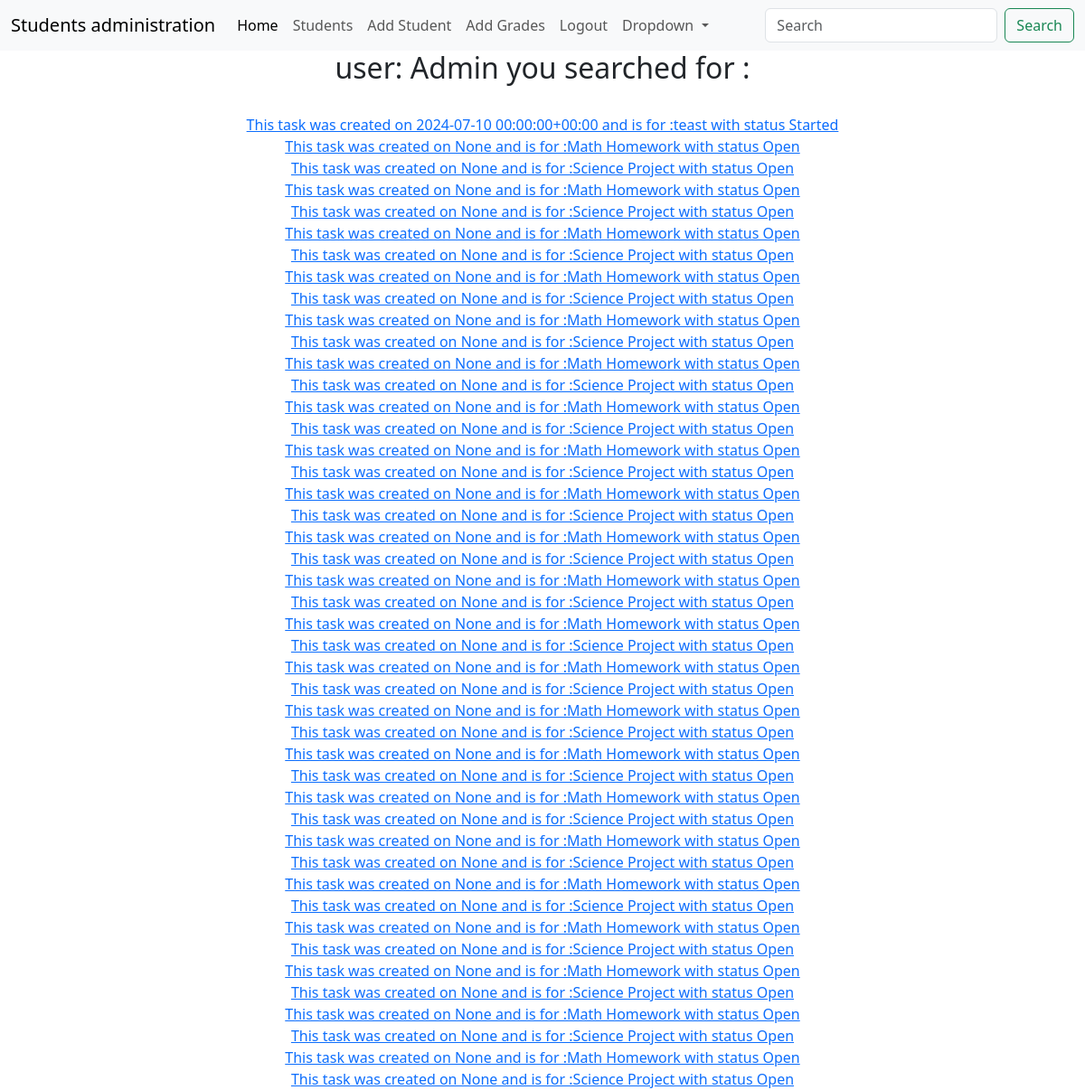
The app's page /students/list_tasks/2 (signed in) with its own data.
### students/models.py (models this page shows)
class Tasks(models.Model):
    student = models.ForeignKey("Student",on_delete=models.SET_NULL,null=True,blank=True)
    tsk_due_date = models.DateTimeField(null=True,blank=True)
    subject = models.TextField(max_length=100)
    SUBJECT_STATUSES = (
        ('s','Started'),
        ('t',"On Track"),
        ('b',"Behind"),
        ('o','Open'),
        ('c',"Closed")
    )
    status = models.CharField(max_length=1,choices=SUBJECT_STATUSES,blank=True,default='o')
    start_date = models.DateTimeField(null=True,blank=True)
    close_date = models.DateTimeField(null=True,blank=True)
    def __str__(self):
        return f'This task was created on {self.start_date} and is for :{self.subject} with status {self.get_status_display()}'

### students/views.py (the view)
# urls.py: path("list_tasks/<int:pk>", views.TaskListView.as_view(), name="list_tasks"),
class TaskListView(ListView):
    model = Tasks
    success_url = reverse_lazy("students:thankyou")
    def get_queryset(self) :
        pk = self.kwargs.get('pk')
        if pk is None :
            raise ValueError("pk is missing from URL parameters")
        return Tasks.objects.filter(student_id=pk)
    def get_context_data(self, **kwargs) :
        context = super().get_context_data(**kwargs)
        pk = self.kwargs.get('pk')
        if pk is None :
            raise ValueError("pk is missing from URL parameters")
        context['student'] = get_object_or_404(Student, pk=pk)
        return context

### students/templates/students/tasks_list.html
{% extends 'base.html' %}
{% block content %}
{% if user.is_authenticated %}
<center>
    {% if object_list %}
    <h2> user:  {{user.get_username}}  you searched for :  {{searched}} </h2>
    <br>
    {% for student in object_list %}
        <a href="{% url 'students:tasks_detail' student.id  %}" >{{student}} </a> <br>
    {% endfor %}
    {% else %}
    <h1>No results...</h1>
    {% endif %}
{% else %}
    <h2>You are not logged in !</h2>
    <button class="btn btn-primary"  onclick="location.href = '{% url 'login' %}'">Login ?</button>
  </center>
{% endif %}
{% endblock %}

### templates/base.html (shortened to what this page needs)
<!DOCTYPE html>
<html lang="en">
<head>
    <link href="https://cdn.jsdelivr.net/npm/bootstrap@5.3.3/dist/css/bootstrap.min.css" rel="stylesheet">
</head>
<body>
<nav class="navbar navbar-expand-lg bg-body-tertiary">
  <div class="container-fluid">
    <a class="navbar-brand" href="#">Students administration</a>
    <div class="collapse navbar-collapse" id="navbarSupportedContent">
      <ul class="navbar-nav me-auto mb-2 mb-lg-0">
        <li class="nav-item">
          <a class="nav-link active" aria-current="page" href="{% url 'students:home' %}">Home</a>
        </li>
        <li class="nav-item">
          <a class="nav-link" href="{% url 'students:list_students' %}">Students</a>
        </li>
  {% if user.is_authenticated %}
        <li class="nav-item">
          <a class="nav-link" href="{% url 'students:create_student' %}">Add Student</a>
        </li>
        <li class="nav-item">
          <a class="nav-link" href="{% url 'students:grades_add' %}">Add Grades</a>
        </li>
        <li class="nav-item" >
          <a class="nav-link" href="{% url 'logout' %}">Logout</a>
        </li>
{% endif %}
        <li class="nav-item dropdown">
          <a class="nav-link dropdown-toggle" href="#" role="button" data-bs-toggle="dropdown" aria-expanded="false">
            Dropdown
          </a>
        </li>
      </ul>
      <form class="d-flex" role="search" method="POST" action="{% url 'students:search_students' %}">
        <input class="form-control me-2" type="search" placeholder="Search" aria-label="Search" name="searched">
        <button class="btn btn-outline-success" type="submit">Search</button>
      </form>
    </div>
  </div>
</nav>
{% block content %}
{% endblock %}
</body>
</html>

### records on screen
Tasks: start_date+subject+status "This task was created on 2024-07-10 00:00:00+00:00 and is for :teast with status Started"
Tasks: start_date+subject+status "This task was created on None and is for :Math Homework with status Open"
Tasks: start_date+subject+status "This task was created on None and is for :Science Project with status Open"
Tasks: start_date+subject+status "This task was created on None and is for :Math Homework with status Open"
Tasks: start_date+subject+status "This task was created on None and is for :Science Project with status Open"
Tasks: start_date+subject+status "This task was created on None and is for :Math Homework with status Open"
Tasks: start_date+subject+status "This task was created on None and is for :Science Project with status Open"
Tasks: start_date+subject+status "This task was created on None and is for :Math Homework with status Open"
Tasks: start_date+subject+status "This task was created on None and is for :Science Project with status Open"
Tasks: start_date+subject+status "This task was created on None and is for :Math Homework with status Open"
Tasks: start_date+subject+status "This task was created on None and is for :Science Project with status Open"
Tasks: start_date+subject+status "This task was created on None and is for :Math Homework with status Open"
Tasks: start_date+subject+status "This task was created on None and is for :Science Project with status Open"
Tasks: start_date+subject+status "This task was created on None and is for :Math Homework with status Open"
Tasks: start_date+subject+status "This task was created on None and is for :Science Project with status Open"
Tasks: start_date+subject+status "This task was created on None and is for :Math Homework with status Open"
Tasks: start_date+subject+status "This task was created on None and is for :Science Project with status Open"
Tasks: start_date+subject+status "This task was created on None and is for :Math Homework with status Open"
Tasks: start_date+subject+status "This task was created on None and is for :Science Project with status Open"
Tasks: start_date+subject+status "This task was created on None and is for :Math Homework with status Open"
Tasks: start_date+subject+status "This task was created on None and is for :Science Project with status Open"
Tasks: start_date+subject+status "This task was created on None and is for :Math Homework with status Open"
Tasks: start_date+subject+status "This task was created on None and is for :Science Project with status Open"
Tasks: start_date+subject+status "This task was created on None and is for :Math Homework with status Open"
Tasks: start_date+subject+status "This task was created on None and is for :Science Project with status Open"
Tasks: start_date+subject+status "This task was created on None and is for :Math Homework with status Open"
Tasks: start_date+subject+status "This task was created on None and is for :Science Project with status Open"
Tasks: start_date+subject+status "This task was created on None and is for :Math Homework with status Open"
Tasks: start_date+subject+status "This task was created on None and is for :Science Project with status Open"
Tasks: start_date+subject+status "This task was created on None and is for :Math Homework with status Open"
Tasks: start_date+subject+status "This task was created on None and is for :Science Project with status Open"
Tasks: start_date+subject+status "This task was created on None and is for :Math Homework with status Open"
Tasks: start_date+subject+status "This task was created on None and is for :Science Project with status Open"
Tasks: start_date+subject+status "This task was created on None and is for :Math Homework with status Open"
Tasks: start_date+subject+status "This task was created on None and is for :Science Project with status Open"
Tasks: start_date+subject+status "This task was created on None and is for :Math Homework with status Open"
Tasks: start_date+subject+status "This task was created on None and is for :Science Project with status Open"
Tasks: start_date+subject+status "This task was created on None and is for :Math Homework with status Open"
Tasks: start_date+subject+status "This task was created on None and is for :Science Project with status Open"
Tasks: start_date+subject+status "This task was created on None and is for :Math Homework with status Open"
Tasks: start_date+subject+status "This task was created on None and is for :Science Project with status Open"
Tasks: start_date+subject+status "This task was created on None and is for :Math Homework with status Open"
Tasks: start_date+subject+status "This task was created on None and is for :Science Project with status Open"
Tasks: start_date+subject+status "This task was created on None and is for :Math Homework with status Open"
Tasks: start_date+subject+status "This task was created on None and is for :Science Project with status Open"

### other values on screen
{{ user.get_username }} "Admin"
